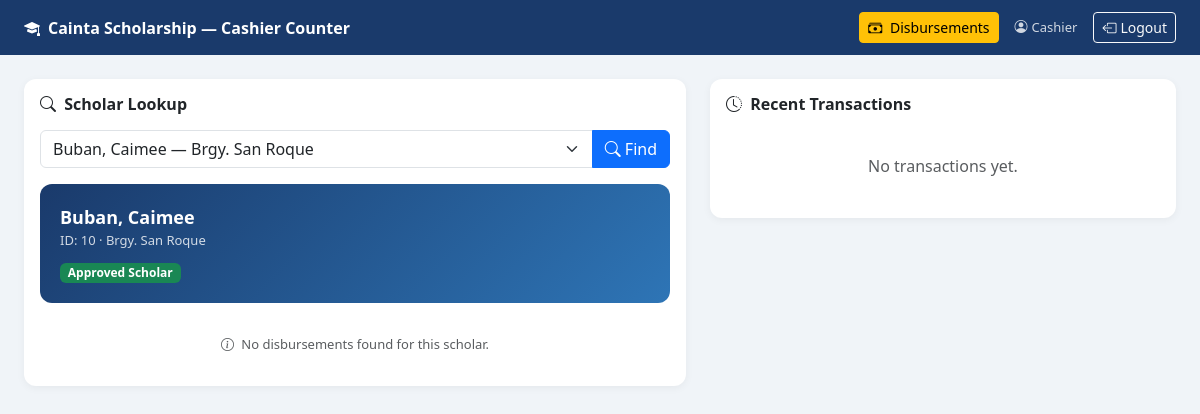
The app's page /cashier/dashboard.php?scholar_id=10 (signed in) with its own data.
### tables this page shows
CREATE TABLE `students` (
  `student_id` int(11) NOT NULL,
  `first_name` varchar(50) NOT NULL,
  `last_name` varchar(50) NOT NULL,
  `middle_name` varchar(50) DEFAULT NULL,
  `email` varchar(100) NOT NULL,
  `password` varchar(255) NOT NULL,
  `contact_no` varchar(20) DEFAULT NULL,
  `address` text DEFAULT NULL,
  `barangay` varchar(100) DEFAULT NULL,
  `birthdate` date DEFAULT NULL,
  `gender` enum('Male','Female') DEFAULT NULL,
  `is_active` tinyint(4) DEFAULT 1,
  `created_at` timestamp NOT NULL DEFAULT current_timestamp(),
  `is_archived` tinyint(4) DEFAULT 0,
  `archived_at` timestamp NULL DEFAULT NULL,
  `archive_reason` varchar(255) DEFAULT NULL
);

### cashier/dashboard.php (the view, shortened to what this page needs)
<?php
require_once '../includes/db.php';
$scholar = null;
if(isset($_GET['scholar_id']) && $_GET['scholar_id']) {
    $stmt = $pdo->prepare("SELECT s.*, a.status as app_status FROM students s LEFT JOIN applications a ON s.student_id = a.scholar_id AND a.status = 'approved' WHERE s.student_id = ?");
    $stmt->execute([$_GET['scholar_id']]);
    $scholar = $stmt->fetch();
}
$scholars = $pdo->query("
    SELECT s.student_id, s.first_name, s.last_name, s.barangay
    FROM students s
    JOIN applications a ON s.student_id = a.scholar_id
    WHERE a.status = 'approved'
    ORDER BY s.last_name ASC
")->fetchAll();
$transactions = $pdo->query("
    SELECT d.*, s.first_name, s.last_name, s.barangay
    FROM disbursements d
    LEFT JOIN students s ON d.scholar_id = s.student_id
    ORDER BY d.created_at DESC
    LIMIT 10
")->fetchAll();
?>
<!DOCTYPE html>
<html lang="en">
<head>
    <link href="https://cdn.jsdelivr.net/npm/bootstrap@5.3.0/dist/css/bootstrap.min.css" rel="stylesheet">
    <link href="https://cdn.jsdelivr.net/npm/bootstrap-icons@1.10.0/font/bootstrap-icons.css" rel="stylesheet">
</head>
<body>
<div class="topbar">
    <span class="topbar-brand"><i class="bi bi-mortarboard-fill me-2"></i>Cainta Scholarship — Cashier Counter</span>
    <div class="topbar-right d-flex align-items-center gap-3">
        <a href="../admin/disbursements.php" class="btn btn-warning btn-sm position-relative">
            <i class="bi bi-cash-stack me-1"></i> Disbursements
        </a>
        <span><i class="bi bi-person-circle me-1"></i><?= htmlspecialchars($_SESSION['full_name']) ?></span>
        <a href="../logout.php" class="btn btn-sm btn-outline-light">
            <i class="bi bi-box-arrow-left me-1"></i>Logout
        </a>
    </div>
</div>
<div class="main-content">
    <div class="row g-4">
        <div class="col-md-7">
            <div class="card">
                <div class="card-body">
                    <h6 class="fw-bold mb-3"><i class="bi bi-search me-1"></i> Scholar Lookup</h6>
                    <form method="GET">
                        <div class="input-group mb-3">
                            <select name="scholar_id" class="form-select">
                                <?php foreach($scholars as $s): ?>
                                <option value="<?= $s['student_id'] ?>"
                                    <?= (isset($_GET['scholar_id']) && $_GET['scholar_id'] == $s['student_id']) ? 'selected' : '' ?>>
                                    <?= htmlspecialchars($s['last_name'] . ', ' . $s['first_name']) ?> — <?= $s['barangay'] ?>
                                </option>
                                <?php endforeach; ?>
                            </select>
                            <button class="btn btn-primary" type="submit">
                                <i class="bi bi-search"></i> Find
                            </button>
                        </div>
                    </form>
                    <?php if($scholar): ?>
                    <div class="scholar-card">
                        <div style="font-size:18px; font-weight:600;"><?= htmlspecialchars($scholar['last_name'] . ', ' . $scholar['first_name']) ?></div>
                        <div style="opacity:0.8; font-size:13px;">ID: <?= $scholar['student_id'] ?> · <?= htmlspecialchars($scholar['barangay']) ?></div>
                        <div class="mt-2"><span class="badge bg-success">Approved Scholar</span></div>
                    </div>
                    <?php
                    $scholar_disb = $pdo->prepare("SELECT * FROM disbursements WHERE scholar_id=? ORDER BY created_at DESC");
                    $scholar_disb->execute([$scholar['student_id']]);
                    $scholar_disbursements = $scholar_disb->fetchAll();
                    ?>
                    <?php if(!empty($scholar_disbursements)): ?>
                    <h6 class="fw-bold mb-2">Disbursements for this Scholar</h6>
                    <table class="table table-sm table-bordered align-middle">
                        <thead class="table-light">
                            <tr><th>School Year</th><th>Sem</th><th>Amount</th><th>Status</th><th>Action</th></tr>
                        </thead>
                        <tbody>
                        <?php foreach($scholar_disbursements as $sd): ?>
                        <tr>
                            <td><?= $sd['school_year'] ?></td>
                            <td><?= $sd['semester'] ?></td>
                            <td>₱<?= number_format($sd['amount'], 2) ?></td>
                            <td>
                                <span class="badge <?= $sd['status']=='released' ? 'bg-success' : 'bg-warning text-dark' ?>">
                                    <?= ucfirst($sd['status']) ?>
                                </span>
                            </td>
                            <td>
                                <?php if($sd['status'] == 'pending'): ?>
                                <a href="../admin/disbursements.php?release=<?= $sd['disbursement_id'] ?>"
                                    class="btn btn-sm btn-success"
                                    onclick="return confirm('Release ₱<?= number_format($sd['amount'],2) ?> for this scholar?')">
                                    <i class="bi bi-check-circle me-1"></i> Release
                                </a>
                                <?php else: ?>
                                <span class="text-muted" style="font-size:12px;"><i class="bi bi-check2-all"></i> Done</span>
                                <?php endif; ?>
                            </td>
                        </tr>
                        <?php endforeach; ?>
                        </tbody>
                    </table>
                    <?php else: ?>
                    <div class="text-center text-muted py-3" style="font-size:13px;">
                        <i class="bi bi-info-circle me-1"></i> No disbursements found for this scholar.
                    </div>
                    <?php endif; ?>
                    <?php endif; ?>
                </div>
            </div>
        </div>
        <div class="col-md-5">
            <div class="card">
                <div class="card-body">
                    <h6 class="fw-bold mb-3"><i class="bi bi-clock-history me-1"></i> Recent Transactions</h6>
                    <?php if(empty($transactions)): ?>
                    <div class="text-center text-muted py-4">No transactions yet.</div>
                    <?php endif; ?>
                </div>
            </div>
        </div>
    </div>
</div>
</body>
</html>

### cashier/dashboard.php (style rules this page uses)
body { font-family: 'Segoe UI', sans-serif; background: #f0f4f8; }
.topbar { background: #1A3A6B; padding: 12px 24px; display: flex; justify-content: space-between; align-items: center; }
.topbar-brand { color: white; font-size: 16px; font-weight: 600; }
.topbar-right { color: rgba(255,255,255,0.8); font-size: 13px; }
.main-content { padding: 24px; }
.card { border: none; border-radius: 12px; box-shadow: 0 2px 8px rgba(0,0,0,0.05); }
.scholar-card { background: linear-gradient(135deg, #1A3A6B, #2E75B6); color: white; border-radius: 12px; padding: 20px; margin-bottom: 16px; }

### records on screen
students: last_name+first_name "Buban, Caimee", student_id "10", barangay "Brgy. San Roque"

### other values on screen
$_SESSION['full_name'] "Cashier"
form field scholar_id "Buban, Caimee — Brgy. San Roque"
